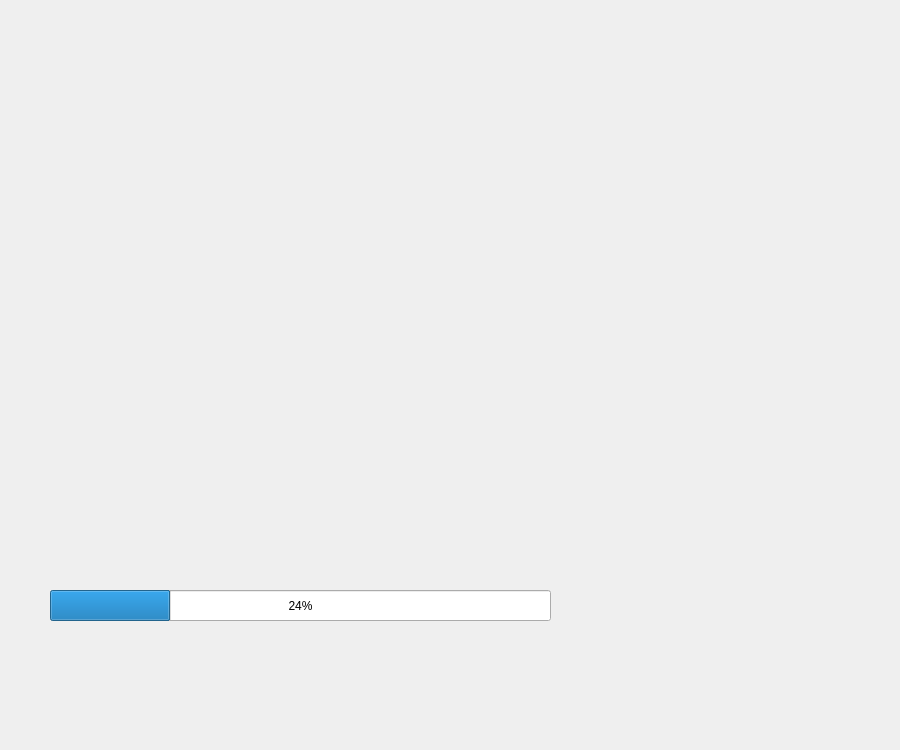
<?xml version="1.0" encoding="UTF-8"?>
<ui version="4.0">
 <class>Game</class>
 <widget class="QDialog" name="Game">
  <property name="geometry">
   <rect>
    <x>0</x>
    <y>0</y>
    <width>900</width>
    <height>750</height>
   </rect>
  </property>
  <property name="windowTitle">
   <string>Dialog</string>
  </property>
  <widget class="QLabel" name="label">
   <property name="geometry">
    <rect>
     <x>710</x>
     <y>165</y>
     <width>61</width>
     <height>41</height>
    </rect>
   </property>
   <property name="text">
    <string/>
   </property>
  </widget>
  <widget class="QProgressBar" name="progressBar">
   <property name="enabled">
    <bool>true</bool>
   </property>
   <property name="geometry">
    <rect>
     <x>50</x>
     <y>590</y>
     <width>501</width>
     <height>31</height>
    </rect>
   </property>
   <property name="autoFillBackground">
    <bool>false</bool>
   </property>
   <property name="value">
    <number>24</number>
   </property>
   <property name="textVisible">
    <bool>true</bool>
   </property>
  </widget>
  <widget class="QPushButton" name="pushButton">
   <property name="geometry">
    <rect>
     <x>560</x>
     <y>320</y>
     <width>141</width>
     <height>31</height>
    </rect>
   </property>
   <property name="font">
    <font>
     <family>方正舒体</family>
     <pointsize>14</pointsize>
    </font>
   </property>
   <property name="styleSheet">
    <string notr="true">BackGround:Transparent</string>
   </property>
   <property name="text">
    <string/>
   </property>
   <property name="flat">
    <bool>true</bool>
   </property>
  </widget>
  <widget class="QPushButton" name="pushButton_103">
   <property name="geometry">
    <rect>
     <x>650</x>
     <y>580</y>
     <width>141</width>
     <height>31</height>
    </rect>
   </property>
   <property name="font">
    <font>
     <family>方正舒体</family>
     <pointsize>14</pointsize>
    </font>
   </property>
   <property name="styleSheet">
    <string notr="true">BackGround:Transparent</string>
   </property>
   <property name="text">
    <string/>
   </property>
   <property name="flat">
    <bool>true</bool>
   </property>
  </widget>
  <widget class="QPushButton" name="pushButton_2">
   <property name="geometry">
    <rect>
     <x>710</x>
     <y>400</y>
     <width>141</width>
     <height>31</height>
    </rect>
   </property>
   <property name="font">
    <font>
     <family>方正舒体</family>
     <pointsize>14</pointsize>
    </font>
   </property>
   <property name="styleSheet">
    <string notr="true">BackGround:Transparent</string>
   </property>
   <property name="text">
    <string/>
   </property>
   <property name="flat">
    <bool>true</bool>
   </property>
  </widget>
  <widget class="QPushButton" name="Tip">
   <property name="geometry">
    <rect>
     <x>530</x>
     <y>460</y>
     <width>141</width>
     <height>33</height>
    </rect>
   </property>
   <property name="font">
    <font>
     <family>方正舒体</family>
     <pointsize>14</pointsize>
    </font>
   </property>
   <property name="styleSheet">
    <string notr="true">BackGround:Transparent</string>
   </property>
   <property name="text">
    <string/>
   </property>
   <property name="flat">
    <bool>true</bool>
   </property>
  </widget>
 </widget>
 <resources/>
 <connections/>
</ui>
